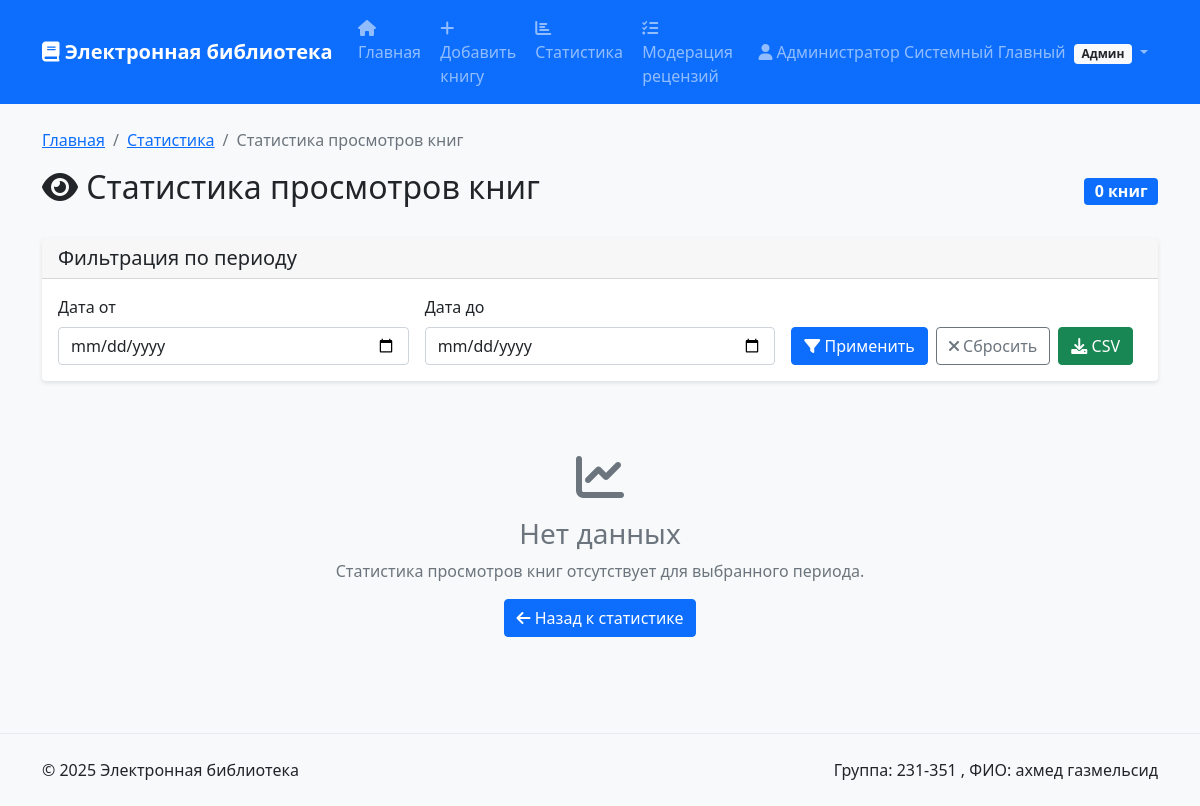
The app's page /statistics/book-views (signed in) with its own data.
### tables this page shows
CREATE TABLE users (
            id INTEGER PRIMARY KEY AUTOINCREMENT,
            login TEXT NOT NULL UNIQUE,
            password_hash TEXT NOT NULL,
            last_name TEXT NOT NULL,
            first_name TEXT NOT NULL,
            middle_name TEXT,
            role_id INTEGER NOT NULL,
            FOREIGN KEY (role_id) REFERENCES roles(id)
        );

### web-exam-main/app.py (the view)
    def decorated_function(*args, **kwargs):
        user = get_current_user()
        if not user or user['role_name'] != 'administrator':
            flash('У вас недостаточно прав для выполнения данного действия')
            return redirect(url_for('index'))
        return f(*args, **kwargs)

### web-exam-main/app.py (called while the page is built)
def get_db():
    if 'db' not in g:
        g.db = sqlite3.connect(DATABASE)
        g.db.row_factory = sqlite3.Row
        g.db.execute('PRAGMA foreign_keys = ON')
    return g.db

@app.teardown_appcontext
def close_db_connection(error):
    close_db(error)

def get_current_user():
    if 'user_id' not in session:
        return None
    db = get_db()
    user = db.execute("""
        SELECT u.*, r.name as role_name
        FROM users u
        JOIN roles r ON u.role_id = r.id
        WHERE u.id = ?
    """, (session['user_id'],)).fetchone()
    return user

def login_required(f):
    def decorated_function(*args, **kwargs):
        if 'user_id' not in session:
            flash('Для выполнения данного действия необходимо пройти процедуру аутентификации')
            return redirect(url_for('login'))
        return f(*args, **kwargs)
    decorated_function.__name__ = f.__name__
    return decorated_function

def admin_required(f):
    def decorated_function(*args, **kwargs):
        user = get_current_user()
        if not user or user['role_name'] != 'administrator':
            flash('У вас недостаточно прав для выполнения данного действия')
            return redirect(url_for('index'))
        return f(*args, **kwargs)
    decorated_function.__name__ = f.__name__
    return decorated_function

@app.context_processor
def inject_user():
    return dict(current_user=get_current_user())

### web-exam-main/templates/admin/book_views.html (shortened to what this page needs)
{% extends "base.html" %}
{% block content %}
<div class="row">
    <div class="col-12">
        <nav aria-label="breadcrumb">
            <ol class="breadcrumb">
                <li class="breadcrumb-item"><a href="{{ url_for('index') }}">Главная</a></li>
                <li class="breadcrumb-item"><a href="{{ url_for('statistics') }}">Статистика</a></li>
                <li class="breadcrumb-item active">Статистика просмотров книг</li>
            </ol>
        </nav>
        <div class="d-flex justify-content-between align-items-center mb-4">
            <h2>
                <i class="fas fa-eye"></i> Статистика просмотров книг
            </h2>
            <span class="badge bg-primary fs-6">{{ total_books }} книг</span>
        </div>
        <div class="card mb-4">
            <div class="card-header">
                <h5 class="mb-0">Фильтрация по периоду</h5>
            </div>
            <div class="card-body">
                <form class="row g-3" method="GET">
                    <div class="col-md-4">
                        <label for="date_from" class="form-label">Дата от</label>
                        <input type="date" class="form-control" id="date_from" name="date_from"
                               value="{{ date_from or '' }}">
                    </div>
                    <div class="col-md-4">
                        <label for="date_to" class="form-label">Дата до</label>
                        <input type="date" class="form-control" id="date_to" name="date_to"
                               value="{{ date_to or '' }}">
                    </div>
                    <div class="col-md-4 d-flex align-items-end">
                        <button type="submit" class="btn btn-primary me-2">
                            <i class="fas fa-filter"></i> Применить
                        </button>
                        <a href="{{ url_for('book_views_stats') }}" class="btn btn-outline-secondary me-2">
                            <i class="fas fa-times"></i> Сбросить
                        </a>
                        <a href="{{ url_for('export_book_views_csv', date_from=date_from, date_to=date_to) }}"
                           class="btn btn-success">
                            <i class="fas fa-download"></i> CSV
                        </a>
                    </div>
                </form>
            </div>
        </div>
        {% if book_stats %}
            <div class="card">
                <div class="table-responsive">
                    <table class="table table-striped table-hover mb-0">
                        <thead class="table-dark">
                            <tr>
                                <th>№</th>
                                <th>Название книги</th>
                                <th>Количество просмотров</th>
                            </tr>
                        </thead>
                        <tbody>
                            {% for stat in book_stats %}
                                <tr>
                                    <td>{{ (page - 1) * 10 + loop.index }}</td>
                                    <td>{{ stat.title }}</td>
                                    <td>
                                        <span class="badge bg-success fs-6">{{ stat.total_views }}</span>
                                    </td>
                                </tr>
                            {% endfor %}
                        </tbody>
                    </table>
                </div>
            </div>
            {% if total_pages > 1 %}
                <nav aria-label="Навигация по страницам" class="mt-4">
                    <ul class="pagination justify-content-center">
                        {% if has_prev %}
                            <li class="page-item">
                                <a class="page-link" href="{{ url_for('book_views_stats', page=page-1, date_from=date_from, date_to=date_to) }}">
                                    <i class="fas fa-chevron-left"></i> Предыдущая
                                </a>
                            </li>
                        {% endif %}
                        {% for page_num in range(1, total_pages + 1) %}
                            {% if page_num == page %}
                                <li class="page-item active">
                                    <span class="page-link">{{ page_num }}</span>
                                </li>
                            {% else %}
                                <li class="page-item">
                                    <a class="page-link" href="{{ url_for('book_views_stats', page=page_num, date_from=date_from, date_to=date_to) }}">{{ page_num }}</a>
                                </li>
                            {% endif %}
                        {% endfor %}
                        {% if has_next %}
                            <li class="page-item">
                                <a class="page-link" href="{{ url_for('book_views_stats', page=page+1, date_from=date_from, date_to=date_to) }}">
                                    Следующая <i class="fas fa-chevron-right"></i>
                                </a>
                            </li>
                        {% endif %}
                    </ul>
                </nav>
            {% endif %}
        {% else %}
            <div class="text-center py-5">
                <i class="fas fa-chart-line fa-3x text-muted mb-3"></i>
                <h3 class="text-muted">Нет данных</h3>
                <p class="text-muted">Статистика просмотров книг отсутствует для выбранного периода.</p>
                <a href="{{ url_for('statistics') }}" class="btn btn-primary">
                    <i class="fas fa-arrow-left"></i> Назад к статистике
                </a>
            </div>
        {% endif %}
    </div>
</div>
{% endblock %}

### web-exam-main/templates/base.html (shortened to what this page needs)
<!DOCTYPE html>
<html lang="ru">
<head>
    <link href="https://cdn.jsdelivr.net/npm/bootstrap@5.1.3/dist/css/bootstrap.min.css" rel="stylesheet">
    <link href="https://cdnjs.cloudflare.com/ajax/libs/font-awesome/6.0.0/css/all.min.css" rel="stylesheet">
    <link href="https://cdnjs.cloudflare.com/ajax/libs/easymde/2.18.0/easymde.min.css" rel="stylesheet">
</head>
<body>
    <nav class="navbar navbar-expand-lg navbar-dark bg-primary">
        <div class="container">
            <a class="navbar-brand" href="{{ url_for('index') }}">
                <i class="fas fa-book"></i> Электронная библиотека
            </a>
            <div class="collapse navbar-collapse" id="navbarNav">
                <ul class="navbar-nav me-auto">
                    <li class="nav-item">
                        <a class="nav-link" href="{{ url_for('index') }}">
                            <i class="fas fa-home"></i> Главная
                        </a>
                    </li>
                    {% if current_user %}
                        {% if current_user.role_name == 'administrator' %}
                            <li class="nav-item">
                                <a class="nav-link" href="{{ url_for('add_book') }}">
                                    <i class="fas fa-plus"></i> Добавить книгу
                                </a>
                            </li>
                            <li class="nav-item">
                                <a class="nav-link" href="{{ url_for('statistics') }}">
                                    <i class="fas fa-chart-bar"></i> Статистика
                                </a>
                            </li>
                        {% endif %}
                        {% if current_user.role_name in ['administrator', 'moderator'] %}
                            <li class="nav-item">
                                <a class="nav-link" href="{{ url_for('moderate_reviews') }}">
                                    <i class="fas fa-tasks"></i> Модерация рецензий
                                </a>
                            </li>
                        {% endif %}
                    {% endif %}
                </ul>
                <ul class="navbar-nav">
                    {% if current_user %}
                        <li class="nav-item dropdown">
                            <a class="nav-link dropdown-toggle" href="#" role="button" data-bs-toggle="dropdown">
                                <i class="fas fa-user"></i>
                                {{ current_user.last_name }} {{ current_user.first_name }}
                                {% if current_user.middle_name %}{{ current_user.middle_name }}{% endif %}
                                <span class="badge bg-light text-dark ms-1">
                                    {% if current_user.role_name == 'administrator' %}Админ
                                    {% elif current_user.role_name == 'moderator' %}Модер
                                    {% else %}Польз{% endif %}
                                </span>
                            </a>
                        </li>
                    {% else %}
                        <li class="nav-item">
                            <a class="nav-link" href="{{ url_for('login') }}">
                                <i class="fas fa-sign-in-alt"></i> Войти
                            </a>
                        </li>
                    {% endif %}
                </ul>
            </div>
        </div>
    </nav>
    <main class="container mt-4">
        {% block content %}{% endblock %}
    </main>
    <footer class="bg-light mt-5 py-4">
        <div class="container">
            <div class="row">
                <div class="col-md-6">
                    <p class="mb-0">&copy; 2025 Электронная библиотека</p>
                </div>
                <div class="col-md-6 text-end">
                    <p class="mb-0">Группа: 231-351 , ФИО: ахмед газмельсид</p>
                </div>
            </div>
        </div>
    </footer>
</body>
</html>

### web-exam-main/templates/base.html (style rules this page uses)
body { min-height: 100vh; display: flex; flex-direction: column; background-color: #f8f9fa; }
main { flex: 1; }
.card { transition: transform 0.2s ease-in-out, box-shadow 0.2s ease-in-out; border: none; box-shadow: 0 2px 4px rgba(0,0,0,0.1); }
.navbar-brand { font-weight: bold; }
.navbar-nav .nav-link { border-radius: 0.25rem; margin: 0 0.1rem; transition: background-color 0.2s ease-in-out; }
footer { margin-top: auto; border-top: 1px solid #e9ecef; }

### records on screen
users: last_name "Администратор", first_name "Системный", middle_name "Главный"

### other values on screen
{{ total_books }} "0"
